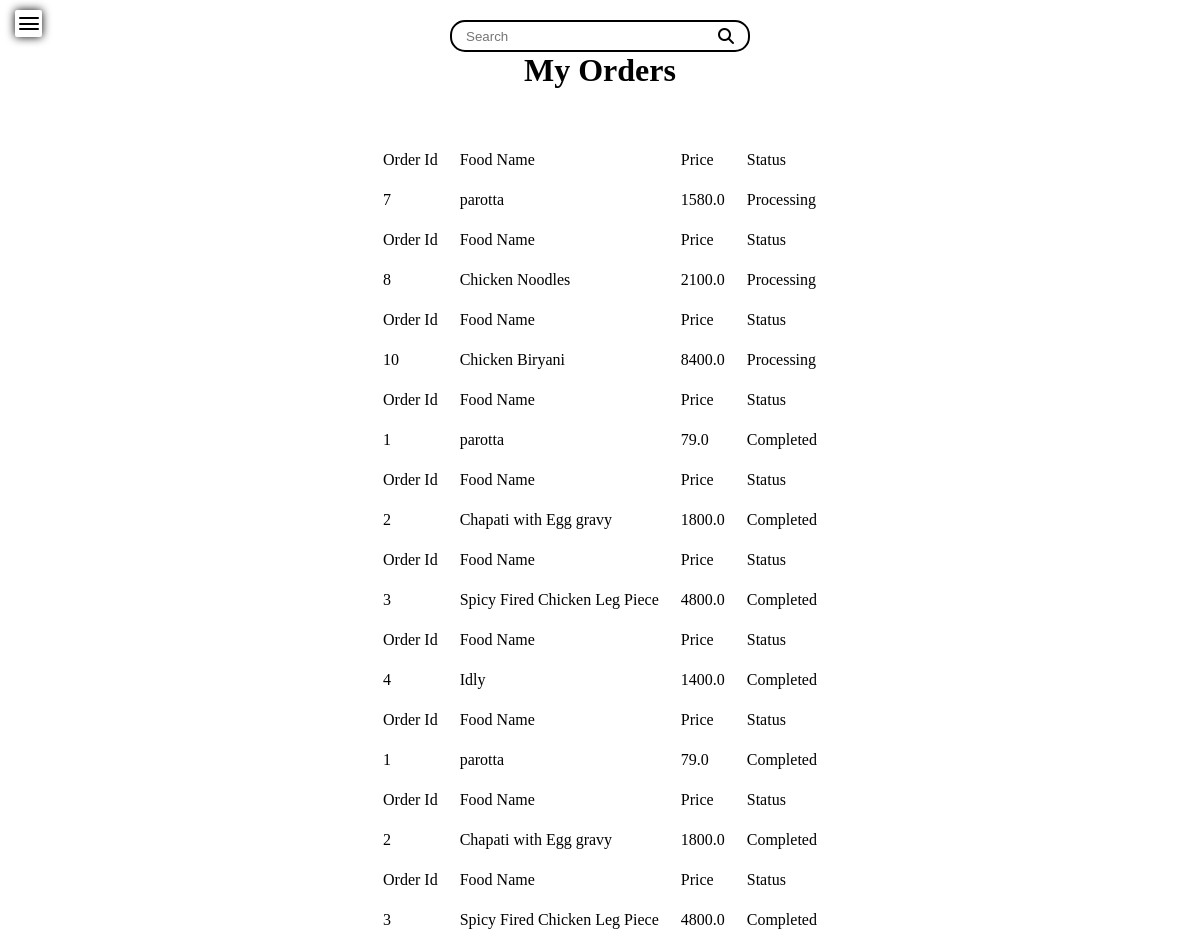
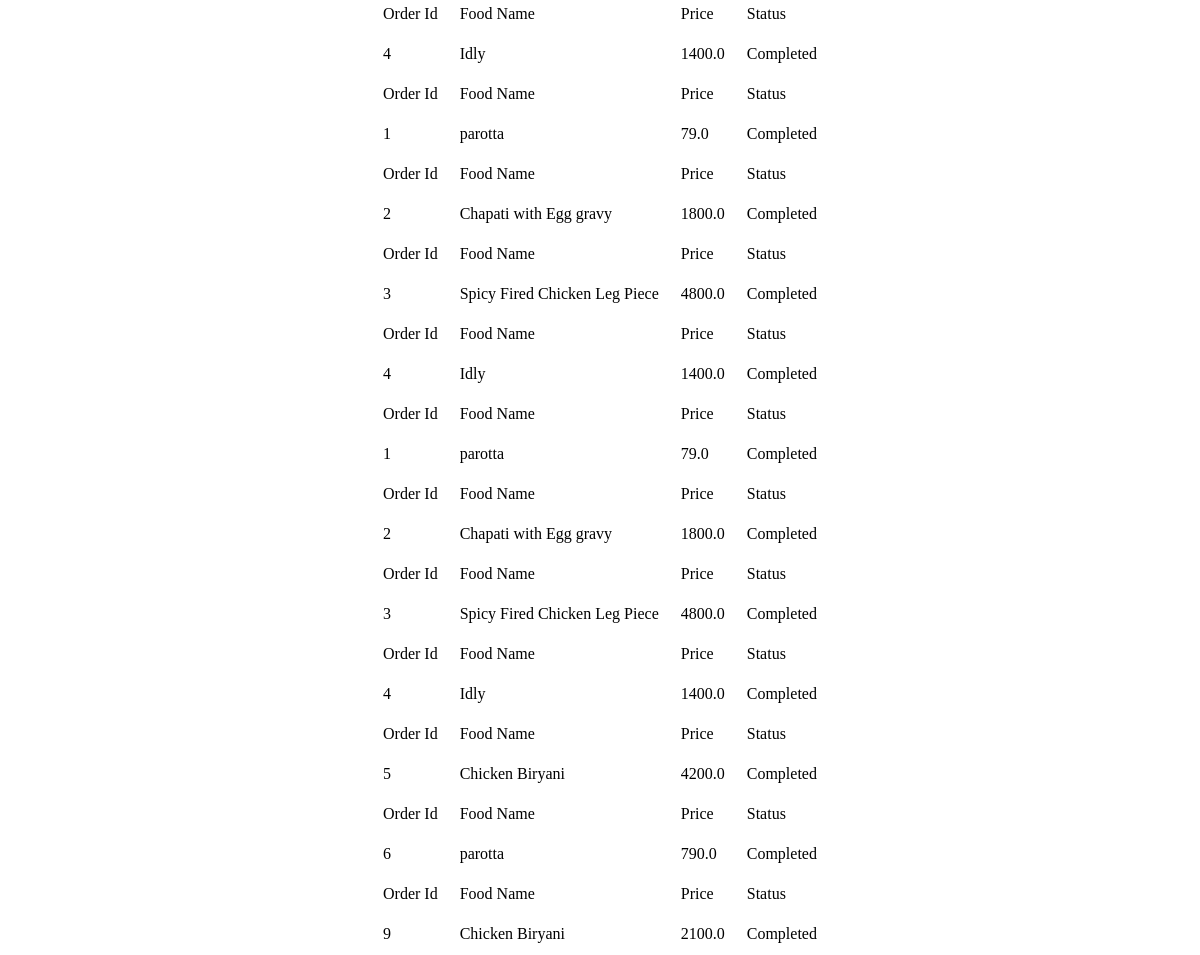
The app's page /myorders (signed in) with its own data (2 pictures, top to bottom).
### tables this page shows
CREATE TABLE orders(
            order_id INTEGER, 
            user_name TEXT, 
            food_name TEXT, 
            food_price REAL,
            status TEXT 
        );

### app.py (the view)
@app.route('/myorders')
def myorders():
    user = session.get('username')  # Use get() to avoid KeyError
    if not user:
        return "User not logged in", 403  # Return an error if the user is not logged in
    conn = sqlite3.connect('database.db')
    conn.row_factory = sqlite3.Row  # Enable named access to rows
    cur = conn.cursor()
    cur.execute('SELECT * FROM orders WHERE user_name=? order by status desc  ', (user, ))
    data = cur.fetchall()
    conn.close()  # Close the connection
    return render_template('order.html', d=data)

### templates/order.html (shortened to what this page needs)
<!DOCTYPE html>
<html lang="en">
<head>
    <link rel="stylesheet" href="https://cdnjs.cloudflare.com/ajax/libs/font-awesome/6.6.0/css/all.min.css" />
</head>
<body>
    <div class="header">
    <label>
        <div class="toggle">
            <span class="top-line common"></span>
            <span class="mid-line common"></span>
            <span class="bottom-line common"></span>
        </div>
    </label>
    <div class="slogo">
    <input class="inp1" type="text"  placeholder="Search" ><i class="fa-solid fa-magnifying-glass"></i>
</div>
</div>
<center>
    <h1>My Orders</h1>
    <table>
        {% for order in d%}
        <tr>
            <td>Order Id </td>
            <td>Food Name</td>
            <td>Price</td>
            <td>Status</td>
        </tr>
        <tr>
            <td>{{order[0]}}</td>
            <td>{{order[2]}}</td>
            <td>{{order[3]}}</td>
            <td>{{order[4]}}</td>
        </tr>
        {% endfor %}
    </table></center>
</body>
</html>

### templates/order.html (style rules this page uses)
* { margin: 0; padding: 0; box-sizing: border-box; }
.toggle { position: absolute; height: 27px; width: 27px; top:10px; left: 15px; z-index:1; cursor: pointer; border-radius: 2px; background-color:white; box-shadow: 0 0 10px black; }
.toggle .common { position:absolute; height: 2px; width: 20px; background-color:black; border-radius: 50px; transition:0.3s ease ; }
.toggle .top-line { top:30%; left:50%; transform: translate(-50%,-50%); }
.toggle .mid-line { top:50%; left:50%; transform: translate(-50%,-50%); }
.toggle .bottom-line { top:70%; left:50%; transform: translate(-50%,-50%); }
.inp1 { border: none; text-decoration: none; width: 100%; }
.slogo { display: flex; width: 300px; height: 20px; align-items: center; justify-content: center; border: solid 2px black; margin: auto; margin-top: 20px; padding: 14px; border-radius: 15px; }
.header { display: flex; }
table { margin-top: 50px; }
tr,td { padding: 10px; }

### records on screen
orders: order "7", food_name "parotta", food_price "1580.0", status "Processing"
orders: order "8", food_name "Chicken Noodles", food_price "2100.0", status "Processing"
orders: order "10", food_name "Chicken Biryani", food_price "8400.0", status "Processing"
orders: order "1", food_name "parotta", food_price "79.0", status "Completed"
orders: order "2", food_name "Chapati with Egg gravy", food_price "1800.0", status "Completed"
orders: order "3", food_name "Spicy Fired Chicken Leg Piece", food_price "4800.0", status "Completed"
orders: order "4", food_name "Idly", food_price "1400.0", status "Completed"
orders: order "1", food_name "parotta", food_price "79.0", status "Completed"
orders: order "2", food_name "Chapati with Egg gravy", food_price "1800.0", status "Completed"
orders: order "3", food_name "Spicy Fired Chicken Leg Piece", food_price "4800.0", status "Completed"
orders: order "4", food_name "Idly", food_price "1400.0", status "Completed"
orders: order "1", food_name "parotta", food_price "79.0", status "Completed"
orders: order "2", food_name "Chapati with Egg gravy", food_price "1800.0", status "Completed"
orders: order "3", food_name "Spicy Fired Chicken Leg Piece", food_price "4800.0", status "Completed"
orders: order "4", food_name "Idly", food_price "1400.0", status "Completed"
orders: order "1", food_name "parotta", food_price "79.0", status "Completed"
orders: order "2", food_name "Chapati with Egg gravy", food_price "1800.0", status "Completed"
orders: order "3", food_name "Spicy Fired Chicken Leg Piece", food_price "4800.0", status "Completed"
orders: order "4", food_name "Idly", food_price "1400.0", status "Completed"
orders: order "5", food_name "Chicken Biryani", food_price "4200.0", status "Completed"
orders: order "6", food_name "parotta", food_price "790.0", status "Completed"
orders: order "9", food_name "Chicken Biryani", food_price "2100.0", status "Completed"
